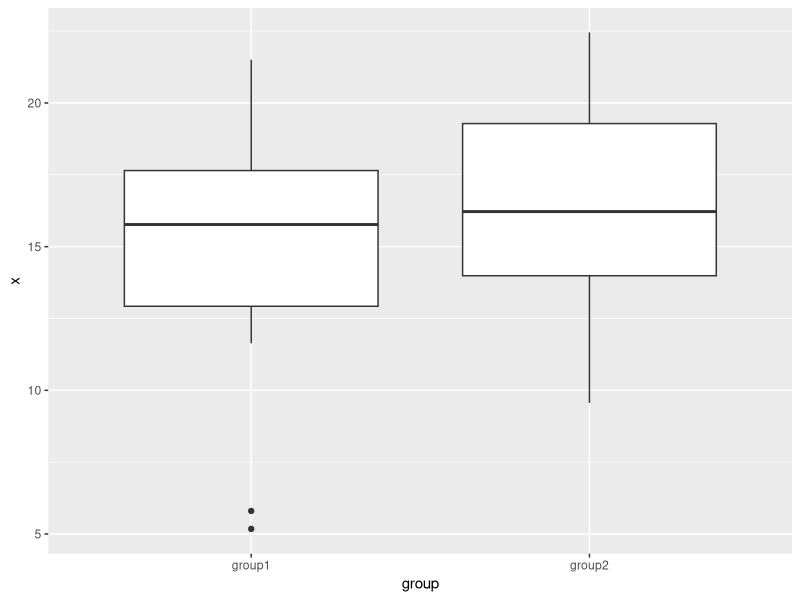

Generate this figure with R:
# making a dataset

df <- data.frame(x = rnorm(50, 16, 4), 
                 group = rep(c("group1", "group2"),
                             each = 25))
library(tidyverse)

df %>% group_by(group) %>%
  summarise(mean = mean(x),
            n = length(n),
            sd = sd(x))

df %>% ggplot(aes(x = group, y = x)) +
  geom_boxplot()
